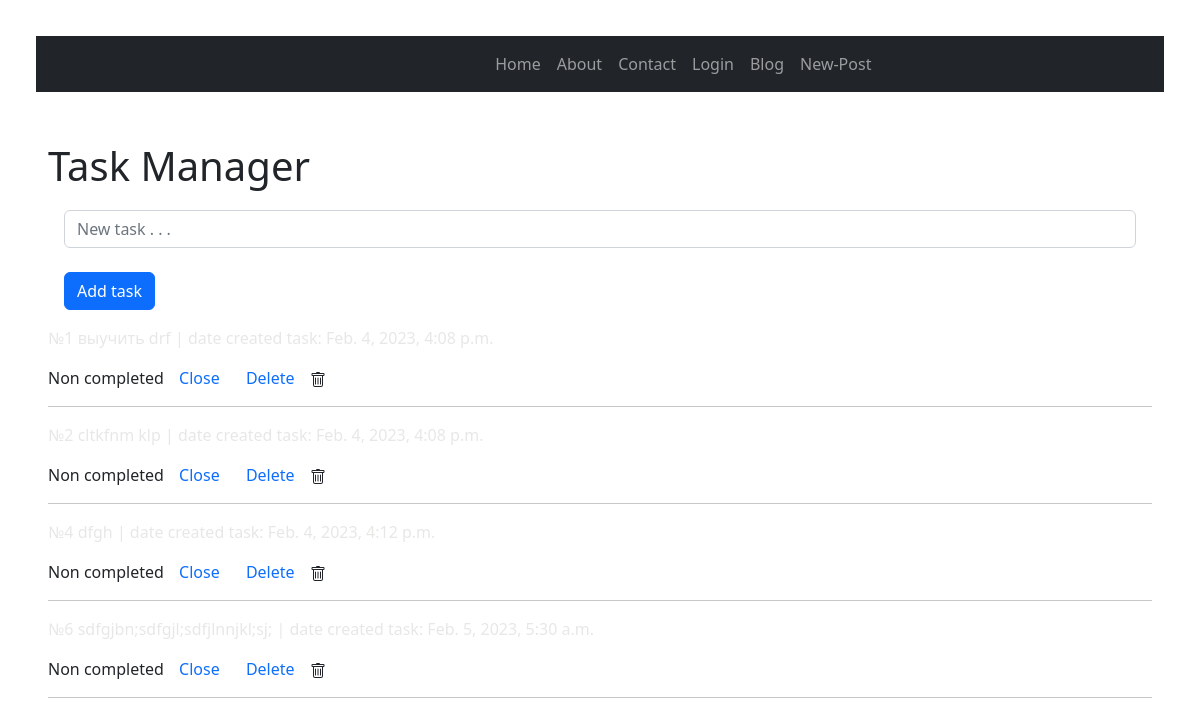
/, run on an earlier commit of the app's database.
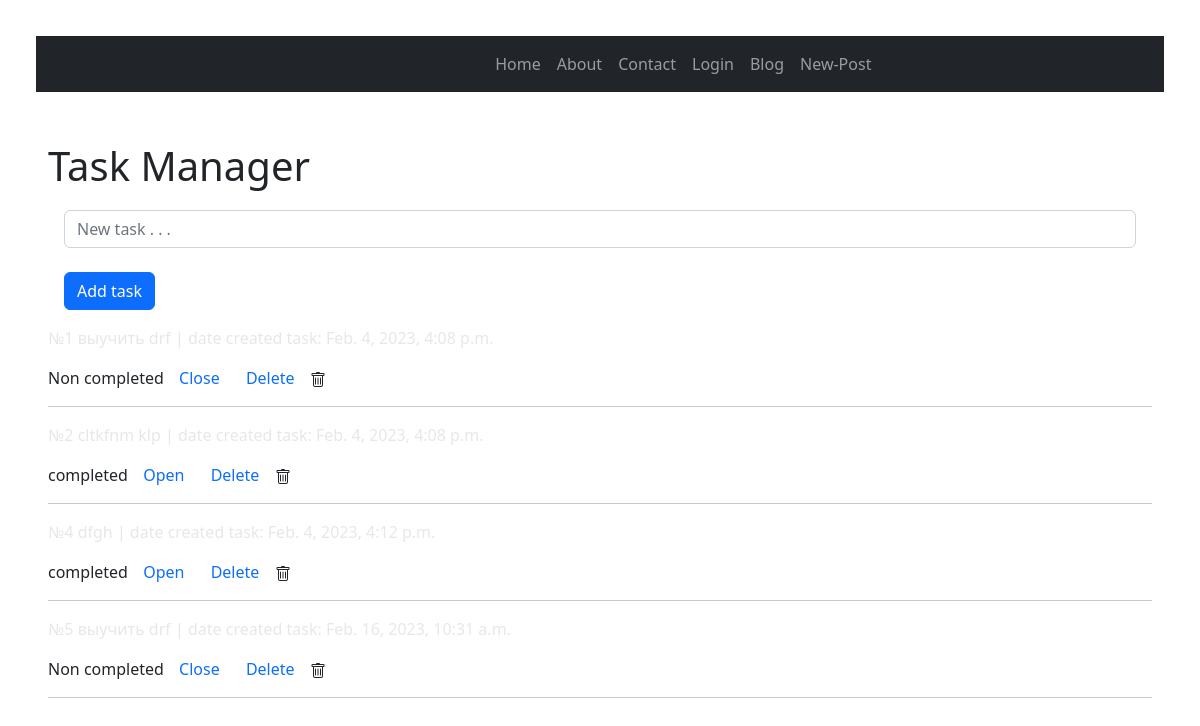
And on a later commit of the database.
### main/models.py (models this page shows, shortened)
class ToDo(models.Model):
    title = models.CharField('Name to do', max_length=500)
    is_complete = models.BooleanField('Complete', default=False)
    date_created = models.DateTimeField('Date created', default=timezone.now())

### main/views.py (the view)
# urls.py: path('', views.index),
def index(request):
    todos = ToDo.objects.all()
    context = {'todo_list': todos,
               'title': 'Главная страница'}
    return render(request, 'main/index.html',
                  context=context)

### templates/main/index.html (shortened to what this page needs)
{% extends "base.html" %}
{% load static %}
{% block content %}
<div>
<div style="margin-top: 50px;" class="ui container ">
    <h1 class="ui center aligned header">Task Manager</h1>
    <form style="margin-top: 20px;" class="form-inline" action="{% url 'add' %}" method="post">
        <div class="form-group mx-sm-3 mb-2">
            <input class="form-control" type="text" name="title" placeholder="New task . . ."><br>
            <button class="btn btn-primary mb-2" type="submit">Add task</button>
        </div>
    </form>
{% for todo in todo_list %}
<div class="ui segment">
    <p class="ui big header">№{{ todo.id }} {{ todo.title }} | date created task: {{ todo.date_created }}</p>
    {% if todo.is_complete == False %}
        <span class="ui gray label">Non completed</span>
        <a class="ui primary basic button" href="{% url 'update' todo_id=todo.id %}">Close</a>
    {% else %}
        <span class="ui green label">completed</span>
        <a class="ui blue button" href="{% url 'update' todo_id=todo.id %}">Open</a>
    {% endif %}
    <a class="ui negative basic button" href="{% url 'delete' todo_id=todo.id %}">Delete</a>
    <hr/>
</div>
{% endfor %}
</div>
</div>
{% endblock content %}

What changed in the data, as far as the page shows it:
removed ToDo: id "6", title "sdfgjbn;sdfgjl;sdfjlnnjkl;sj;", date_created "Feb. 5, 2023, 5:30 a.m.", is_complete "Non completed"
changed ToDo "cltkfnm klp": is_complete "Non completed Close" → "completed Open"
changed ToDo "dfgh": is_complete "Non completed Close" → "completed Open"
added ToDo: id "5", title "выучить drf", date_created "Feb. 16, 2023, 10:31 a.m.", is_complete "Non completed"
